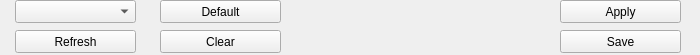
<?xml version="1.0" encoding="UTF-8"?>
<ui version="4.0">
 <class>Form</class>
 <widget class="PyDMFrame" name="Form">
  <property name="geometry">
   <rect>
    <x>0</x>
    <y>0</y>
    <width>700</width>
    <height>55</height>
   </rect>
  </property>
  <property name="windowTitle">
   <string>Form</string>
  </property>
  <property name="toolTip">
   <string/>
  </property>
  <property name="whatsThis">
   <string>
    QFrame with support for alarms
    This class inherits from QFrame and PyDMWidget.

    Parameters
    ----------
    parent : QWidget
        The parent widget for the Label
    init_channel : str, optional
        The channel to be used by the widget.
    </string>
  </property>
  <widget class="PyDMPushButton" name="PyDMPushButton_3">
   <property name="geometry">
    <rect>
     <x>560</x>
     <y>0</y>
     <width>121</width>
     <height>23</height>
    </rect>
   </property>
   <property name="toolTip">
    <string/>
   </property>
   <property name="whatsThis">
    <string>
    Basic PushButton to send a fixed value.

    The PyDMPushButton is meant to hold a specific value, and send that value
    to a channel when it is clicked, much like the MessageButton does in EDM.
    The PyDMPushButton works in two different modes of operation, first, a
    fixed value can be given to the :attr:`.pressValue` attribute, whenever the
    button is clicked a signal containing this value will be sent to the
    connected channel. This is the default behavior of the button. However, if
    the :attr:`.relativeChange` is set to True, the fixed value will be added
    to the current value of the channel. This means that the button will
    increment a channel by a fixed amount with every click, a consistent
    relative move

    Parameters
    ----------
    parent : QObject, optional
        Parent of PyDMPushButton

    label : str, optional
        String to place on button

    icon : QIcon, optional
        An Icon to display on the PyDMPushButton

    pressValue : int, float, str
        Value to be sent when the button is clicked

    relative : bool, optional
        Choice to have the button perform a relative put, instead of always
        setting to an absolute value

    init_channel : str, optional
        ID of channel to manipulate

    </string>
   </property>
   <property name="text">
    <string>Apply</string>
   </property>
   <property name="icon">
    <iconset>
     <normaloff>icons/Installing_Updates_22px.png</normaloff>icons/Installing_Updates_22px.png</iconset>
   </property>
   <property name="checkable">
    <bool>false</bool>
   </property>
   <property name="channel" stdset="0">
    <string>ca://${P}${R}CFG_SET.PROC</string>
   </property>
   <property name="pressValue" stdset="0">
    <string>1</string>
   </property>
  </widget>
  <widget class="PyDMPushButton" name="PyDMPushButton_5">
   <property name="geometry">
    <rect>
     <x>560</x>
     <y>30</y>
     <width>121</width>
     <height>23</height>
    </rect>
   </property>
   <property name="toolTip">
    <string/>
   </property>
   <property name="whatsThis">
    <string>
    Basic PushButton to send a fixed value.

    The PyDMPushButton is meant to hold a specific value, and send that value
    to a channel when it is clicked, much like the MessageButton does in EDM.
    The PyDMPushButton works in two different modes of operation, first, a
    fixed value can be given to the :attr:`.pressValue` attribute, whenever the
    button is clicked a signal containing this value will be sent to the
    connected channel. This is the default behavior of the button. However, if
    the :attr:`.relativeChange` is set to True, the fixed value will be added
    to the current value of the channel. This means that the button will
    increment a channel by a fixed amount with every click, a consistent
    relative move

    Parameters
    ----------
    parent : QObject, optional
        Parent of PyDMPushButton

    label : str, optional
        String to place on button

    icon : QIcon, optional
        An Icon to display on the PyDMPushButton

    pressValue : int, float, str
        Value to be sent when the button is clicked

    relative : bool, optional
        Choice to have the button perform a relative put, instead of always
        setting to an absolute value

    init_channel : str, optional
        ID of channel to manipulate

    </string>
   </property>
   <property name="text">
    <string>Save</string>
   </property>
   <property name="icon">
    <iconset>
     <normaloff>icons/Save_22px.png</normaloff>icons/Save_22px.png</iconset>
   </property>
   <property name="checkable">
    <bool>false</bool>
   </property>
   <property name="channel" stdset="0">
    <string>ca://${P}${R}CFG_SAVE.PROC</string>
   </property>
   <property name="pressValue" stdset="0">
    <string>1</string>
   </property>
  </widget>
  <widget class="PyDMPushButton" name="PyDMPushButton_2">
   <property name="geometry">
    <rect>
     <x>160</x>
     <y>0</y>
     <width>121</width>
     <height>23</height>
    </rect>
   </property>
   <property name="toolTip">
    <string/>
   </property>
   <property name="whatsThis">
    <string>
    Basic PushButton to send a fixed value.

    The PyDMPushButton is meant to hold a specific value, and send that value
    to a channel when it is clicked, much like the MessageButton does in EDM.
    The PyDMPushButton works in two different modes of operation, first, a
    fixed value can be given to the :attr:`.pressValue` attribute, whenever the
    button is clicked a signal containing this value will be sent to the
    connected channel. This is the default behavior of the button. However, if
    the :attr:`.relativeChange` is set to True, the fixed value will be added
    to the current value of the channel. This means that the button will
    increment a channel by a fixed amount with every click, a consistent
    relative move

    Parameters
    ----------
    parent : QObject, optional
        Parent of PyDMPushButton

    label : str, optional
        String to place on button

    icon : QIcon, optional
        An Icon to display on the PyDMPushButton

    pressValue : int, float, str
        Value to be sent when the button is clicked

    relative : bool, optional
        Choice to have the button perform a relative put, instead of always
        setting to an absolute value

    init_channel : str, optional
        ID of channel to manipulate

    </string>
   </property>
   <property name="text">
    <string>Default</string>
   </property>
   <property name="icon">
    <iconset>
     <normaloff>icons/Available_Updates_22px.png</normaloff>icons/Available_Updates_22px.png</iconset>
   </property>
   <property name="checkable">
    <bool>false</bool>
   </property>
   <property name="channel" stdset="0">
    <string>ca://${P}${R}CFG_DEFAULT.PROC</string>
   </property>
   <property name="pressValue" stdset="0">
    <string>1</string>
   </property>
  </widget>
  <widget class="PyDMEnumComboBox" name="PyDMEnumComboBox">
   <property name="geometry">
    <rect>
     <x>15</x>
     <y>0</y>
     <width>121</width>
     <height>23</height>
    </rect>
   </property>
   <property name="toolTip">
    <string/>
   </property>
   <property name="whatsThis">
    <string>
    A QComboBox with support for Channels and more from PyDM

    Parameters
    ----------
    parent : QWidget
        The parent widget for the Label
    init_channel : str, optional
        The channel to be used by the widget.

    Signals
    -------
    send_value_signal : int, float, str, bool or np.ndarray
        Emitted when the user changes the value.
    activated : int, str
        Emitted when the user chooses an item in the combobox.
    currentIndexChanged : int, str
        Emitted when the index is changed in the combobox.
    highlighted : int, str
        Emitted when an item in the combobox popup list is highlighted
        by the user.
    </string>
   </property>
   <property name="showUnits" stdset="0">
    <bool>true</bool>
   </property>
   <property name="channel" stdset="0">
    <string>ca://${P}${R}CFG_GET.SCAN</string>
   </property>
  </widget>
  <widget class="PyDMPushButton" name="PyDMPushButton_4">
   <property name="geometry">
    <rect>
     <x>15</x>
     <y>30</y>
     <width>121</width>
     <height>23</height>
    </rect>
   </property>
   <property name="toolTip">
    <string/>
   </property>
   <property name="whatsThis">
    <string>
    Basic PushButton to send a fixed value.

    The PyDMPushButton is meant to hold a specific value, and send that value
    to a channel when it is clicked, much like the MessageButton does in EDM.
    The PyDMPushButton works in two different modes of operation, first, a
    fixed value can be given to the :attr:`.pressValue` attribute, whenever the
    button is clicked a signal containing this value will be sent to the
    connected channel. This is the default behavior of the button. However, if
    the :attr:`.relativeChange` is set to True, the fixed value will be added
    to the current value of the channel. This means that the button will
    increment a channel by a fixed amount with every click, a consistent
    relative move

    Parameters
    ----------
    parent : QObject, optional
        Parent of PyDMPushButton

    label : str, optional
        String to place on button

    icon : QIcon, optional
        An Icon to display on the PyDMPushButton

    pressValue : int, float, str
        Value to be sent when the button is clicked

    relative : bool, optional
        Choice to have the button perform a relative put, instead of always
        setting to an absolute value

    init_channel : str, optional
        ID of channel to manipulate

    </string>
   </property>
   <property name="text">
    <string>Refresh</string>
   </property>
   <property name="icon">
    <iconset>
     <normaloff>icons/Available_Updates_22px.png</normaloff>icons/Available_Updates_22px.png</iconset>
   </property>
   <property name="checkable">
    <bool>false</bool>
   </property>
   <property name="channel" stdset="0">
    <string>ca://${P}${R}CFG_GET.PROC</string>
   </property>
   <property name="pressValue" stdset="0">
    <string>1</string>
   </property>
  </widget>
  <widget class="PyDMPushButton" name="PyDMPushButton_6">
   <property name="geometry">
    <rect>
     <x>160</x>
     <y>30</y>
     <width>121</width>
     <height>23</height>
    </rect>
   </property>
   <property name="toolTip">
    <string/>
   </property>
   <property name="whatsThis">
    <string>
    Basic PushButton to send a fixed value.

    The PyDMPushButton is meant to hold a specific value, and send that value
    to a channel when it is clicked, much like the MessageButton does in EDM.
    The PyDMPushButton works in two different modes of operation, first, a
    fixed value can be given to the :attr:`.pressValue` attribute, whenever the
    button is clicked a signal containing this value will be sent to the
    connected channel. This is the default behavior of the button. However, if
    the :attr:`.relativeChange` is set to True, the fixed value will be added
    to the current value of the channel. This means that the button will
    increment a channel by a fixed amount with every click, a consistent
    relative move

    Parameters
    ----------
    parent : QObject, optional
        Parent of PyDMPushButton

    label : str, optional
        String to place on button

    icon : QIcon, optional
        An Icon to display on the PyDMPushButton

    pressValue : int, float, str
        Value to be sent when the button is clicked

    relative : bool, optional
        Choice to have the button perform a relative put, instead of always
        setting to an absolute value

    init_channel : str, optional
        ID of channel to manipulate

    </string>
   </property>
   <property name="text">
    <string>Clear</string>
   </property>
   <property name="icon">
    <iconset>
     <normaloff>icons/Broom_32px.png</normaloff>icons/Broom_32px.png</iconset>
   </property>
   <property name="checkable">
    <bool>false</bool>
   </property>
   <property name="channel" stdset="0">
    <string>ca://${P}${R}Drv:Copy_CfgStatusToCfgCmd.PROC</string>
   </property>
   <property name="pressValue" stdset="0">
    <string>1</string>
   </property>
  </widget>
 </widget>
 <customwidgets>
  <customwidget>
   <class>PyDMEnumComboBox</class>
   <extends>QComboBox</extends>
   <header>pydm.widgets.enum_combo_box</header>
  </customwidget>
  <customwidget>
   <class>PyDMFrame</class>
   <extends>QFrame</extends>
   <header>pydm.widgets.frame</header>
   <container>1</container>
  </customwidget>
  <customwidget>
   <class>PyDMPushButton</class>
   <extends>QPushButton</extends>
   <header>pydm.widgets.pushbutton</header>
  </customwidget>
 </customwidgets>
 <resources/>
 <connections/>
</ui>
